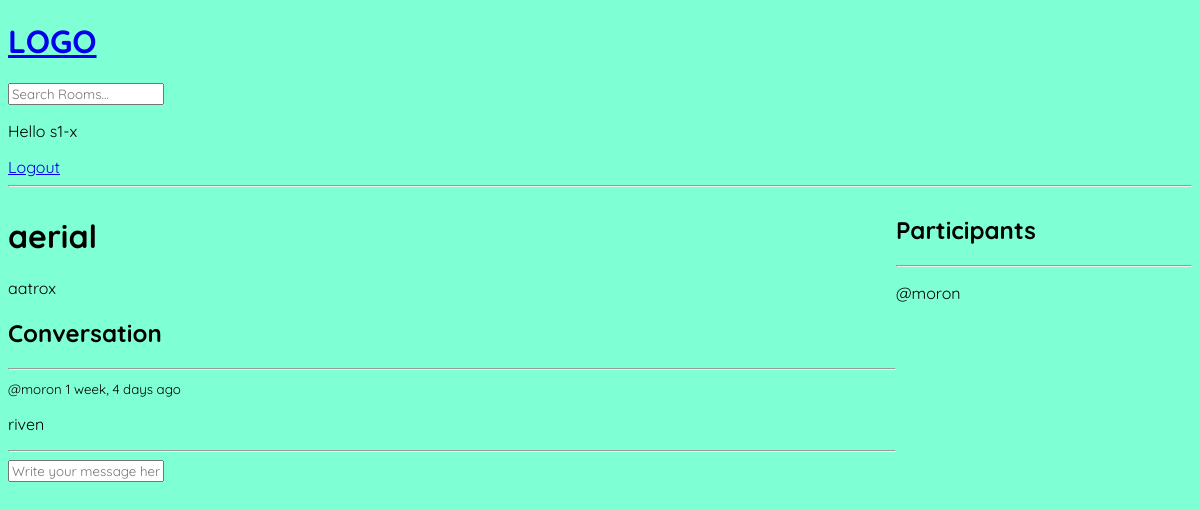
The page /room/5/ (signed in) on the database its author committed.
### base/models.py (models this page shows, shortened)
class Room(models.Model):
    host = models.ForeignKey(User, on_delete=models.SET_NULL, null=True)
    topic = models.ForeignKey(Topic, on_delete=models.SET_NULL, null=True)
    name = models.CharField(max_length=200)
    description = models.TextField(null=True, blank=True)
    participants = models.ManyToManyField(User, related_name='participants', blank=True)
    updated = models.DateTimeField(auto_now=True)
    created = models.DateTimeField(auto_now_add=True)
    class Meta:
        ordering = ['-updated', '-created']

class Message(models.Model):
    user = models.ForeignKey(User, on_delete=models.CASCADE)
    room = models.ForeignKey(Room, on_delete=models.CASCADE)
    body = models.TextField()
    updated = models.DateTimeField(auto_now=True)
    created = models.DateTimeField(auto_now_add=True)
    class Meta:
        ordering = ['-updated', '-created']

### base/views.py (the view, shortened to what this page needs)
# urls.py: path('room/<str:pk>/', views.room, name="room"),
def room(request, pk):
    room = Room.objects.get(id=pk)
    room_messages = room.message_set.all()
    participants = room.participants.all()
    context = {'room': room, 'room_messages': room_messages,
               'participants': participants}
    return render(request, 'base/room.html', context)

### base/templates/base/room.html (shortened to what this page needs)
{% extends "main.html" %}
{% block content %}
<div class="room-container">
    <div>
        <h1>{{room.name}}</h1>
        <p>{{room.description}}</p>
        <div class="comment-wrapper">
            <h2>Conversation</h2>
            <hr>
            {% for message in room_messages %}
            <div>
                <small>@{{message.user}} {{message.created|timesince}} ago</small>
                <p>{{message.body}}</p>
                <hr>
            </div>
            {% endfor %}
        </div>
        {% if request.user.is_authenticated %}
        <div class="comment-form">
            <form method="POST">
                <input type="text" name="body" placeholder="Write your message here...">
            </form>
        </div>
        {% endif %}
    </div>
    <div>
        <h2>Participants</h2>
        <hr>
        {% for user in participants %}
         <div>
            <p>@{{user.username}}</p>
         </div>
        {% endfor %}
    </div>
</div>
{% endblock %}

### templates/navbar.html
<a href="/">
    <h1>LOGO</h1>
</a>
<form method="GET" action="{% url 'home' %}">
    <input type="text" name="q" placeholder="Search Rooms...">
</form>
{% if request.user.is_authenticated %}
<p>Hello {{request.user}}</p>
<a href="{% url 'logout' %}">Logout</a>
{% else %}
<a href="{% url 'login' %}">Login</a>
{% endif %}
<hr>

### static/CSS/styles.css (style rules this page uses)
body { background-color: aquamarine; }
* { font-family: "Quicksand", serif; line-height: normal; list-style-type: none; }

### base/templates/base/room.html (style rules this page uses)
.room-container { display: grid; grid-template-columns: 3fr 1fr; }

### rows shown on the page
Room: name "aerial", description "aatrox"
Message: user "moron", created "1 week, 4 days", body "riven"

### other values the page prints
{{ request.user }} "s1-x"
{{ user.username }} "moron"
